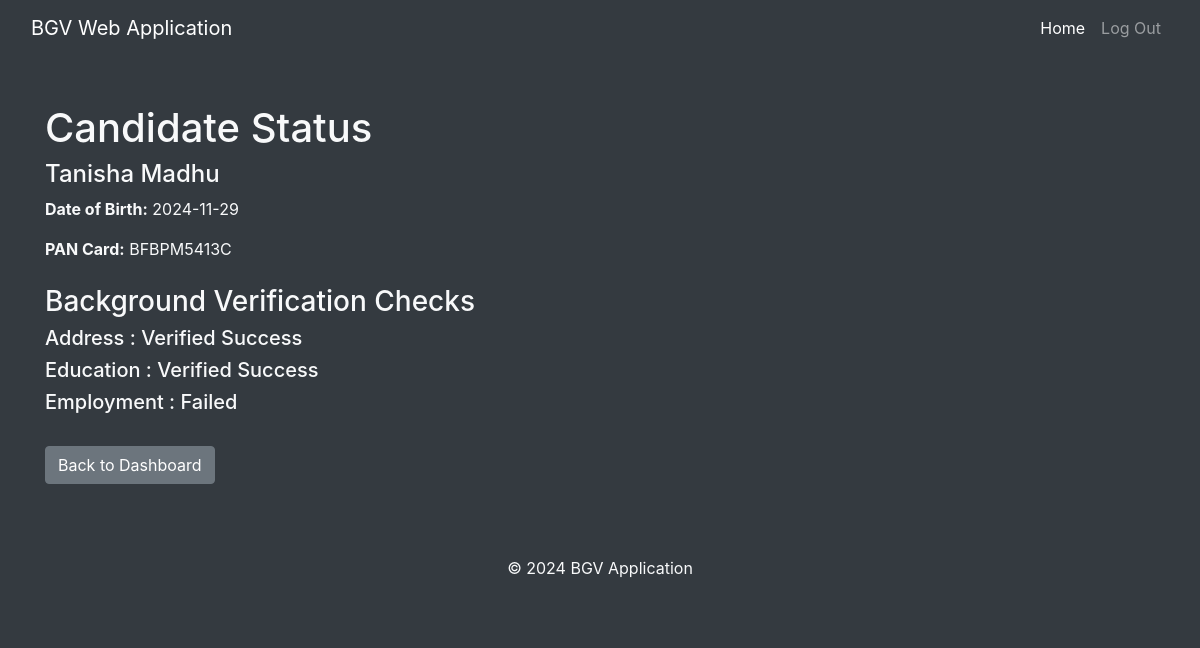
Page /candidate_status/1 (signed in) on the committed database.
### models.py (models this page shows, shortened)
class Candidate(db.Model):
    id = db.Column(db.Integer, primary_key=True)
    first_name = db.Column(db.String(100), nullable=False)
    last_name = db.Column(db.String(100), nullable=False)
    dob = db.Column(db.String(20), nullable=False)
    pan_card = db.Column(db.String(20), nullable=False, unique=True)
    education = db.Column(db.String(200), nullable=False)
    address = db.Column(db.String(200), nullable=False)
    employment_history = db.relationship('EmploymentHistory', backref='candidate', lazy=True)
    status = db.Column(db.String(20), default="Pending")
    client_id = db.Column(db.Integer, db.ForeignKey('client.id'), nullable=False)
    address_status = db.Column(db.String(50), default="Pending")
    education_status = db.Column(db.String(50), default="Pending")
    employment_status = db.Column(db.String(50), default="Pending")

### app.py (the view)
@app.route('/candidate_status/<int:candidate_id>', methods=['GET'])
def view_candidate_status(candidate_id):
    if 'client_id' not in session or session.get('user_type') != 'client':
        flash('You must be logged in as a client to view candidate status.', 'danger')
        return redirect(url_for('login'))
    candidate = Candidate.query.get_or_404(candidate_id)
    if candidate.client_id != session['client_id']:
        flash('Unauthorized access to candidate status.', 'danger')
        return redirect(url_for('client_dashboard'))
    return render_template('candidate_status.html', candidate=candidate)

### templates/candidate_status.html
{% extends "base.html" %}
{% block content %}
<h1 class="mt-3">Candidate Status</h1>
<h4>{{ candidate.first_name }} {{ candidate.last_name }}</h4>
<p><strong>Date of Birth:</strong> {{ candidate.dob }}</p>
<p><strong>PAN Card:</strong> {{ candidate.pan_card }}</p>
<h3 class="mt-4">Background Verification Checks</h3>
<h5>Address : {{ candidate.address_status }}</h5>
<h5>Education : {{ candidate.education_status }}</h5>
<h5>Employment : {{ candidate.employment_status }}</h5>
<a href="{{ url_for('client_dashboard') }}" class="btn btn-secondary mt-4">Back to Dashboard</a>
{% endblock %}

### rows in the picture
Candidate: first_name "Tanisha", last_name "Madhu", dob "2024-11-29", pan_card "BFBPM5413C", address_status "Verified Success", education_status "Verified Success", employment_status "Failed"
